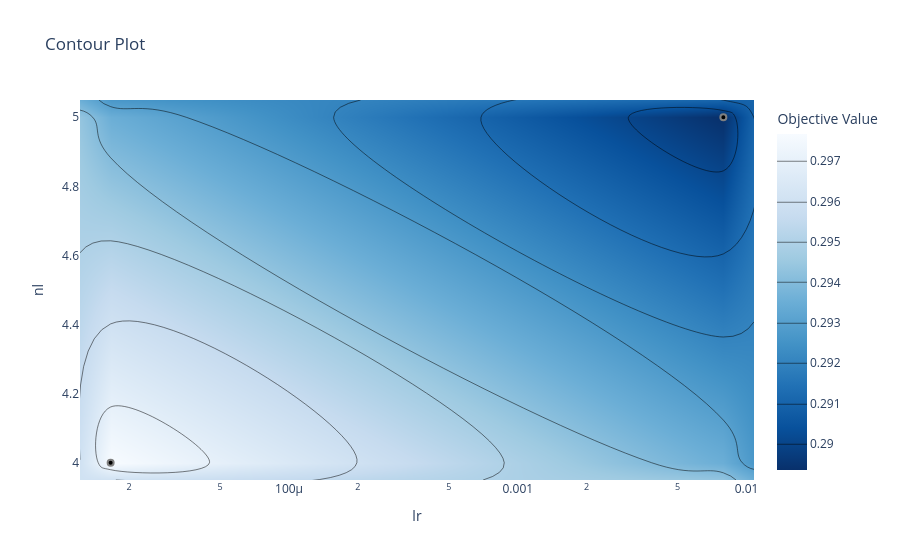

Notebook code cell kept with this figure:
### Code cell
# Contour plot between two hyperparameters
fig = optuna.visualization.plot_contour(study, params=["lr", "nl"])
fig.show()

### Figure 1 — Plotly figure (JSON) as saved in the notebook; plotly's stock layout.template omitted (floating-point values rounded to 4 significant figures)
{"data": [{"colorbar": {"title": {"text": "Objective Value"}}, "colorscale": [[0, "rgb(247,251,255)"], [0.125, "rgb(222,235,247)"], [0.25, "rgb(198,219,239)"], [0.375, "rgb(158,202,225)"], [0.5, "rgb(107,174,214)"], [0.625, "rgb(66,146,198)"], [0.75, "rgb(33,113,181)"], [0.875, "rgb(8,81,156)"], [1, "rgb(8,48,107)"]], "connectgaps": true, "contours": {"coloring": "heatmap"}, "hoverinfo": "none", "line": {"smoothing": 1.3}, "reversescale": true, "type": "contour", "x": [1.22e-05, 1.661e-05, 0.007918, 0.01078], "y": [3.95, 4, 5, 5.05], "z": [[null, null, null, null], [null, 0.2977, null, null], [null, null, 0.2894, null], [null, null, null, null]]}, {"marker": {"color": "black", "line": {"color": "Grey", "width": 2}}, "mode": "markers", "showlegend": false, "type": "scatter", "x": [0.007918, 1.661e-05], "y": [5, 4]}], "layout": {"title": {"text": "Contour Plot"}, "xaxis": {"range": [-4.914, -1.967], "title": {"text": "lr"}, "type": "log"}, "yaxis": {"range": [3.95, 5.05], "title": {"text": "nl"}}}}
